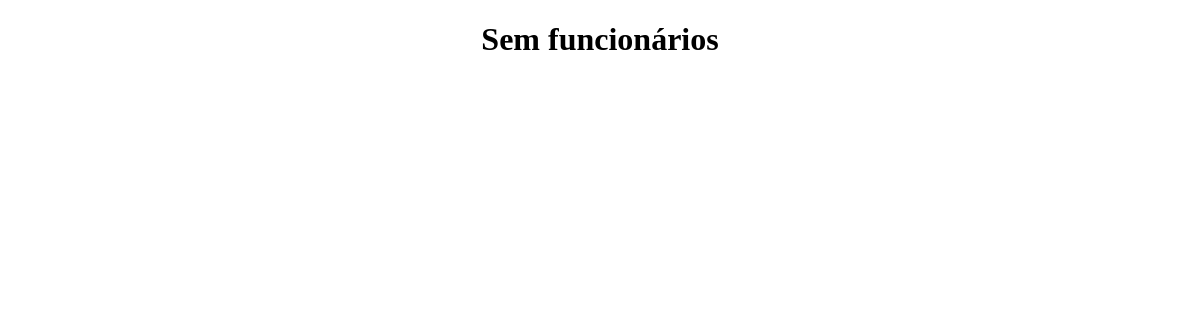
The page /funcionarios/ on the database as committed earlier.
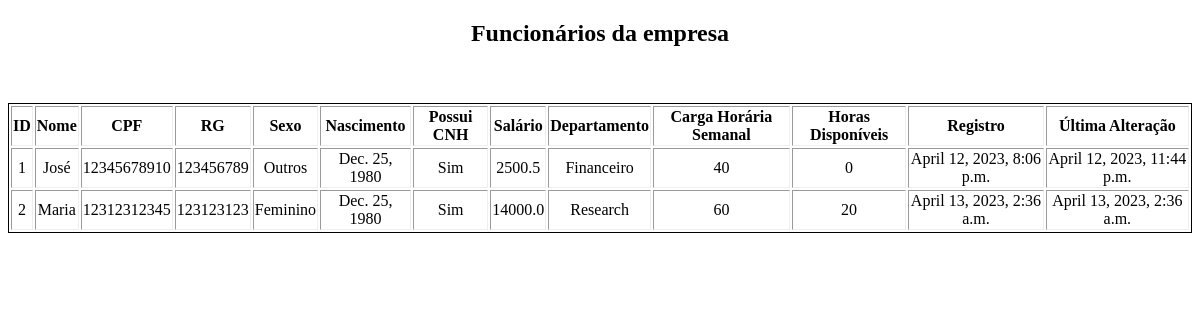
The same page on the database as committed later.
### funcionarios/models.py (models this page shows)
class Funcionario(models.Model):
    id = models.IntegerField(primary_key=True)
    nome = models.CharField(max_length=50, unique=True)
    cpf = models.CharField(max_length=11, unique=True)
    rg = models.CharField(max_length=9, unique=True)
    sexo = models.ForeignKey(Sexo, on_delete=models.CASCADE)
    nascimento = models.DateField()
    possui_cnh = models.BooleanField()
    salario = models.FloatField()
    departamento = models.ForeignKey(Departamento, on_delete=models.CASCADE)
    carga_horaria_semanal = models.IntegerField()
    horas_livres = models.IntegerField()
    data_criacao = models.DateTimeField(default=datetime.now())
    data_atualizacao = models.DateTimeField(default=datetime.now())
    def __str__(self):
        return self.nome

class Sexo(models.Model):
    id = models.IntegerField(primary_key=True)
    sexo = models.CharField(max_length=9, unique=True)
    data_criacao = models.DateTimeField(default=datetime.now())
    data_atualizacao = models.DateTimeField(default=datetime.now())
    def __str__(self):
        return self.sexo

### departamentos/models.py (models this page shows)
class Departamento(models.Model):
    id = models.IntegerField(primary_key=True)
    nome = models.CharField(max_length=50, unique=True)
    data_criacao = models.DateTimeField(default=datetime.now())
    data_atualizacao = models.DateTimeField(default=datetime.now())
    def __str__(self):
        return self.nome

### funcionarios/views.py (the view)
# urls.py: path("", views.index, name="index"),
def index(request):
    funcionarios = lista_todos_funcionarios()
    context = {
        'titulo' : 'Funcionários',
        'funcionarios' : funcionarios
    }
    return render(request, 'funcionarios/index.html', context)

### funcionarios/manipulations.py (called while the page is built)
def lista_todos_funcionarios():
    funcionarios = Funcionario.objects.all()
    return funcionarios

### funcionarios/templates/funcionarios/index.html
{% extends 'funcionarios/base.html' %}
{% block body %}
{% if funcionarios %}
    <h2>Funcionários da empresa</h2>
    <br><br>
    <table border="1" style="border: 1px solid">
        <tr>
            <th>ID</th>
            <th>Nome</th>
            <th>CPF</th>
            <th>RG</th>
            <th>Sexo</th>
            <th>Nascimento</th>
            <th>Possui CNH</th>
            <th>Salário</th>
            <th>Departamento</th>
            <th>Carga Horária Semanal</th>
            <th>Horas Disponíveis</th>
            <th>Registro</th>
            <th>Última Alteração</th>
        </tr>
    {% for funcionario in funcionarios %}
        <tr>
            <td>{{ funcionario.id }}</td>
            <td>{{ funcionario }}</td>
            <td>{{ funcionario.cpf }}</td>
            <td>{{ funcionario.rg }}</td>
            <td>{{ funcionario.sexo }}</td>
            <td>{{ funcionario.nascimento }}</td>
            {% if funcionario.possui_cnh %}
            <td>Sim</td>
            {% else %}
            <td>Não</td>
            {% endif %}
            <td>{{ funcionario.salario }}</td>
            <td>{{ funcionario.departamento }}</td>
            <td>{{ funcionario.carga_horaria_semanal }}</td>
            <td>{{ funcionario.horas_livres }}</td>
            <td>{{ funcionario.data_criacao }}</td>
            <td>{{ funcionario.data_atualizacao }}</td>
        </tr>
    {% endfor %}
    </table>
{% else %}
    <h1>Sem funcionários</h1>
{% endif %}
{% endblock %}

Rows that differ between the two databases and show on the page:
added Funcionario: id "1", nome "José", cpf "12345678910", rg "123456789", sexo "Outros", nascimento "Dec. 25, 1980", possui_cnh "Sim", salario "2500.5", departamento "Financeiro", carga_horaria_semanal "40", horas_livres "0", data_criacao "April 12, 2023, 8:06 p.m.", data_atualizacao "April 12, 2023, 11:44 p.m."
added Funcionario: id "2", nome "Maria", cpf "12312312345", rg "123123123", sexo "Feminino", nascimento "Dec. 25, 1980", possui_cnh "Sim", salario "14000.0", departamento "Research", carga_horaria_semanal "60", horas_livres "20", data_criacao "April 13, 2023, 2:36 a.m.", data_atualizacao "April 13, 2023, 2:36 a.m."
Other text that changed with them:
text no longer shown: "Sem funcionários"
text now shown: "Funcionários da empresa ID Nome CPF RG Sexo Nascimento Possui CNH Salário Departamento Carga Horária Semanal Horas Disponíveis Registro Última Alteração"
